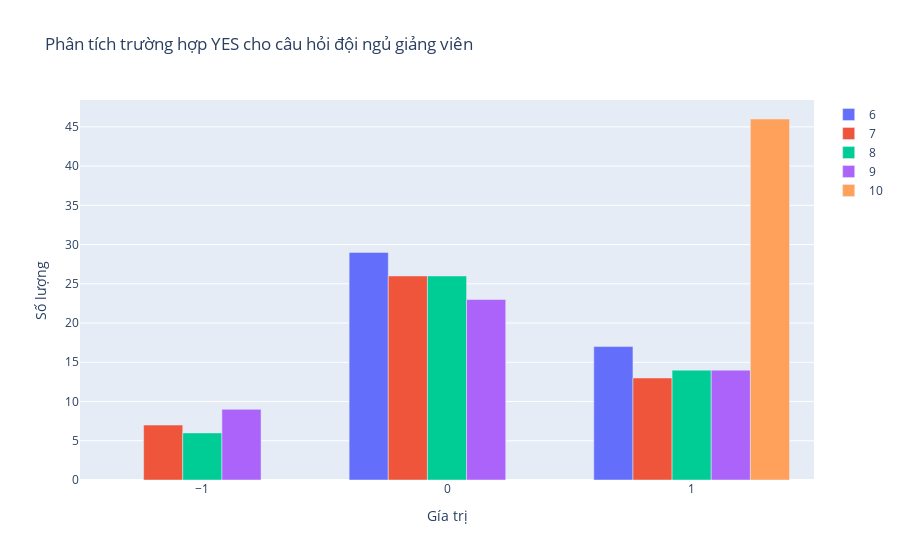

Here is the notebook cell this chart was saved with:
### Code cell
al_1_c2 = data_main[data_main['10'] == 1]
al_1_c2 = al_1_c2[['6','7', '8', '9', '10']]

fig = []
for i in al_1_c2.columns:
    df = al_1_c2[i].value_counts().to_frame().reset_index()
    # print(df)
    
    fig.append(
        
        go.Bar(
            x = df[i],
            y = df['count'],
            name = i,
            # text_auto='.s'
        )
    )
layout = go.Layout(
    title='Phân tích trường hợp YES cho câu hỏi đội ngủ giảng viên',
    xaxis=dict(title='Gía trị'),
    yaxis=dict(title='Số lượng'),
    barmode='group'
)

# Vẽ biểu đồ và hiển thị
fig = go.Figure(data=fig, layout=layout)
iplot(fig)

### Figure 1 — Plotly figure (JSON) as saved in the notebook; plotly's stock layout.template omitted (floating-point values rounded to 4 significant figures)
{"data": [{"name": "6", "type": "bar", "x": [0, 1], "y": [29, 17]}, {"name": "7", "type": "bar", "x": [0, 1, -1], "y": [26, 13, 7]}, {"name": "8", "type": "bar", "x": [0, 1, -1], "y": [26, 14, 6]}, {"name": "9", "type": "bar", "x": [0, 1, -1], "y": [23, 14, 9]}, {"name": "10", "type": "bar", "x": [1], "y": [46]}], "layout": {"barmode": "group", "title": {"text": "Phân tích trường hợp YES cho câu hỏi đội ngủ giảng viên"}, "xaxis": {"title": {"text": "Gía trị"}}, "yaxis": {"title": {"text": "Số lượng"}}}}
